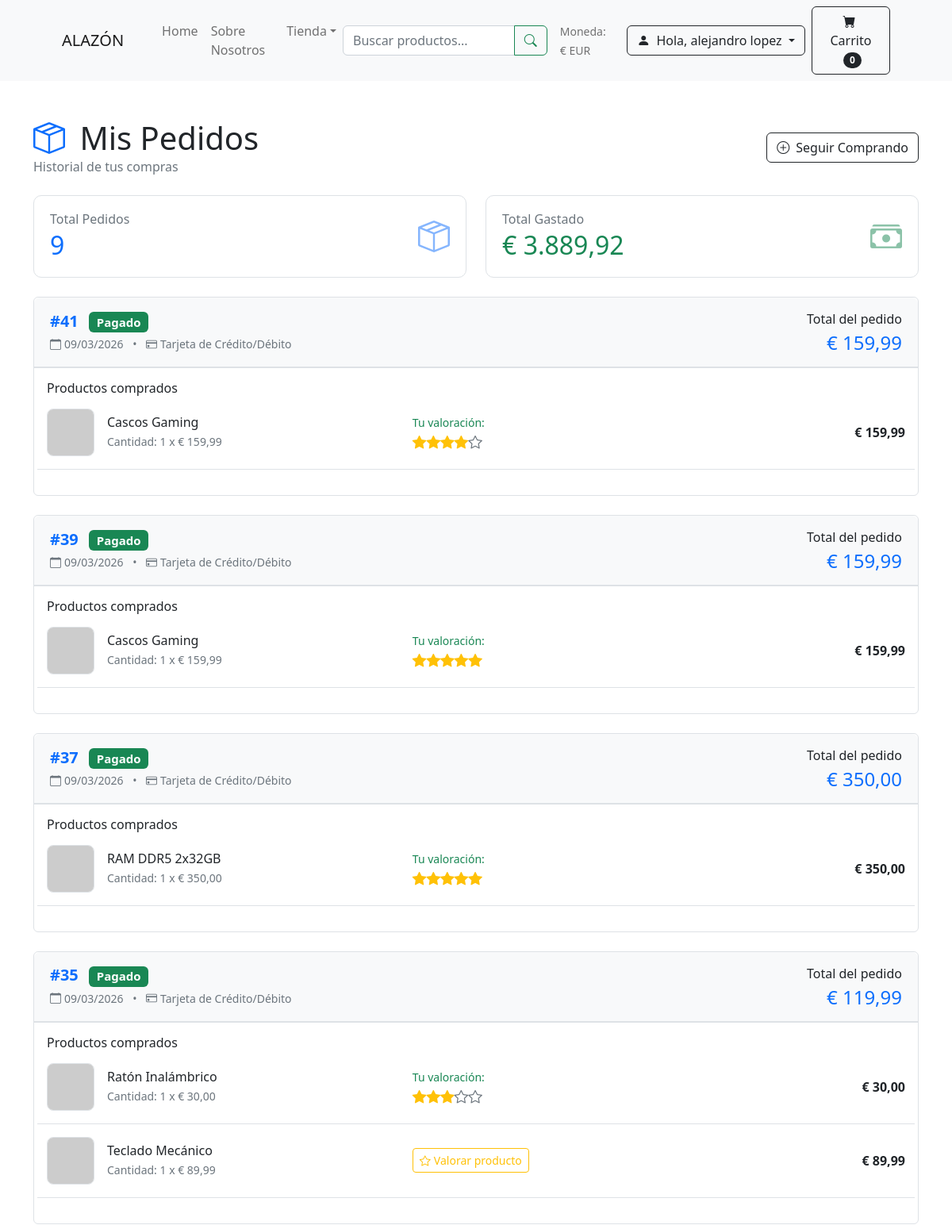
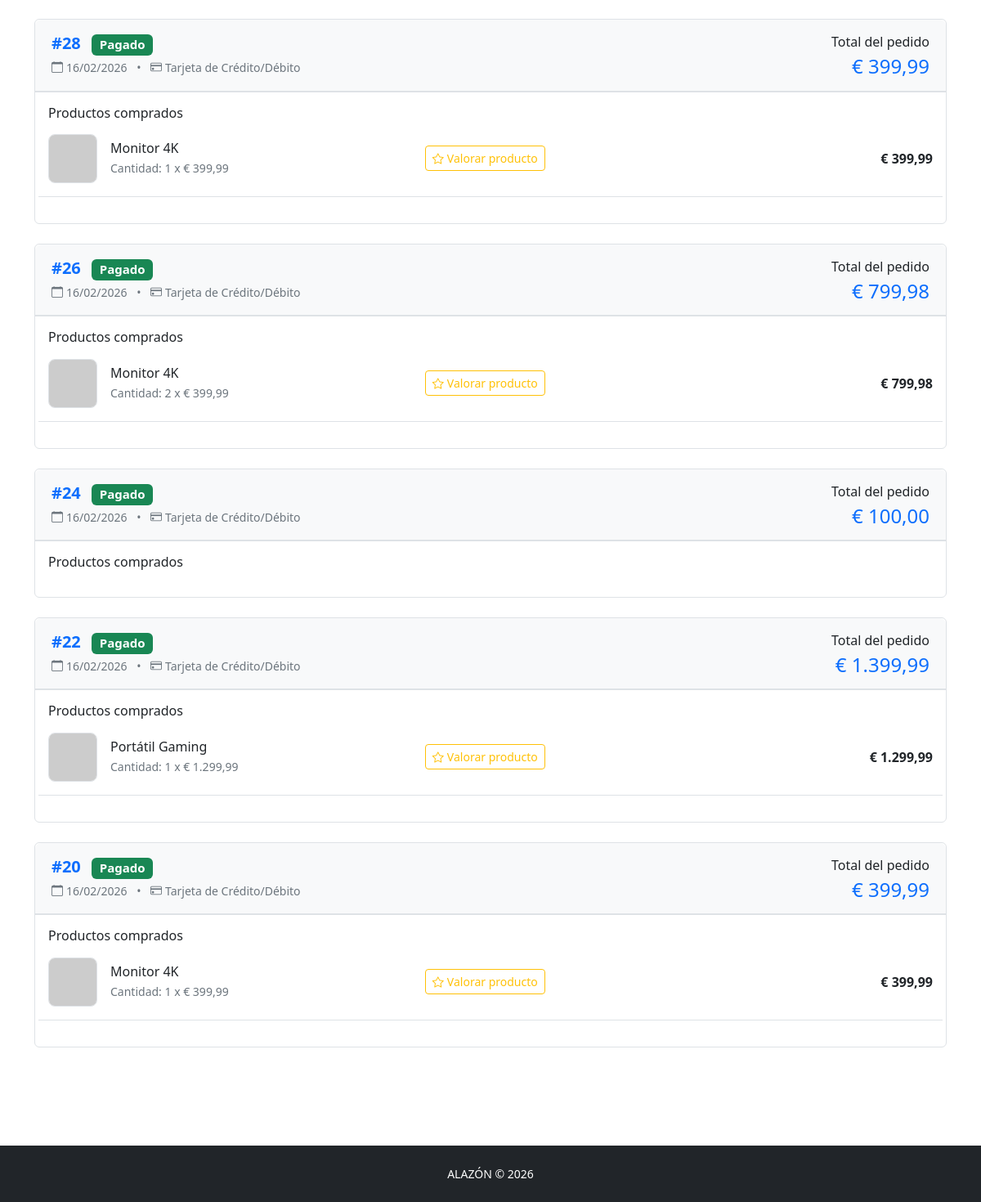
The app's page /mis_pedidos.php (signed in) with its own data (2 pictures, top to bottom).
### tables this page shows
CREATE TABLE IF NOT EXISTS `orders` (
  `id` int(11) NOT NULL AUTO_INCREMENT,
  `user_id` int(11) NOT NULL,
  `fecha` timestamp NOT NULL DEFAULT current_timestamp(),
  `total` decimal(10,2) DEFAULT 0.00,
  `estado` enum('carrito','pagado','enviado','cancelado') DEFAULT 'carrito',
  `direccion_envio` text DEFAULT NULL,
  `metodo_pago_id` int(11) DEFAULT NULL,
  PRIMARY KEY (`id`),
  KEY `user_id` (`user_id`),
  KEY `fk_orders_metodo_pago` (`metodo_pago_id`)
);

CREATE TABLE IF NOT EXISTS `metodos_pago` (
  `id` int(11) NOT NULL AUTO_INCREMENT,
  `nombre` varchar(100) NOT NULL,
  `descripcion` text DEFAULT NULL,
  `icono` varchar(50) DEFAULT NULL,
  `activo` tinyint(1) DEFAULT 1,
  `orden` int(11) DEFAULT 0,
  PRIMARY KEY (`id`)
);

CREATE TABLE IF NOT EXISTS `order_items` (
  `id` int(11) NOT NULL AUTO_INCREMENT,
  `order_id` int(11) NOT NULL,
  `product_id` int(11) NOT NULL,
  `cantidad` int(11) NOT NULL,
  `precio_unitario` decimal(10,2) NOT NULL,
  PRIMARY KEY (`id`),
  KEY `order_id` (`order_id`),
  KEY `product_id` (`product_id`)
);

CREATE TABLE IF NOT EXISTS `products` (
  `id` int(11) NOT NULL AUTO_INCREMENT,
  `category_id` int(11) DEFAULT NULL,
  `nombre` varchar(150) NOT NULL,
  `descripcion` text DEFAULT NULL,
  `imagen` varchar(255) DEFAULT NULL,
  `precio` decimal(10,2) NOT NULL,
  `stock` int(11) DEFAULT 0,
  `imagen_url` varchar(255) DEFAULT NULL,
  `estado` enum('activo','inactivo') DEFAULT 'activo',
  `fecha_creacion` timestamp NOT NULL DEFAULT current_timestamp(),
  `valoracion` decimal(3,2) DEFAULT 0.00,
  `num_valoraciones` int(11) DEFAULT 0,
  `en_rebaja` tinyint(1) DEFAULT 0,
  `precio_original` decimal(10,2) DEFAULT NULL,
  `porcentaje_rebaja` int(11) DEFAULT NULL,
  PRIMARY KEY (`id`),
  KEY `category_id` (`category_id`),
  KEY `idx_valoracion` (`valoracion`),
  KEY `idx_en_rebaja` (`en_rebaja`)
);

### mis_pedidos.php (the view, shortened to what the rows shown need)
<?php
require_once('session.php');
require_once('config.php');
$db = new Database();
$con = $db->getCon();
$sql_eliminar_ceros = "DELETE FROM orders WHERE user_id = '$user_id' AND total = 0 AND estado != 'carrito'";
mysqli_query($con, $sql_eliminar_ceros);
$sql_pedidos = "SELECT o.*,
                       mp.nombre as metodo_pago_nombre,
                       mp.icono as metodo_pago_icono,
                       (SELECT COUNT(*) FROM order_items WHERE order_id = o.id) as total_items,
                       (SELECT SUM(cantidad) FROM order_items WHERE order_id = o.id) as cantidad_total
                FROM orders o
                LEFT JOIN metodos_pago mp ON o.metodo_pago_id = mp.id
                WHERE o.user_id = '$user_id' AND o.estado != 'carrito' AND o.total > 0
                ORDER BY o.fecha DESC";
$result_pedidos = mysqli_query($con, $sql_pedidos);
$sql_stats = "SELECT COUNT(*) as total_pedidos, SUM(total) as total_gastado
              FROM orders
              WHERE user_id = '$user_id' AND estado != 'carrito' AND total > 0";
$result_stats = mysqli_query($con, $sql_stats);
$stats = mysqli_fetch_assoc($result_stats);
$total_pedidos = $stats['total_pedidos'] ?? 0;
$total_gastado = $stats['total_gastado'] ?? 0;
function getBadgeEstado($estado) {
    switch($estado) {
        case 'pagado': return '<span class="badge bg-success">Pagado</span>';
    }
}
function generarEstrellas($puntuacion = 0, $readonly = true) {
    $html = '<div class="valoracion-estrellas">';
    for ($i = 1; $i <= 5; $i++) {
        if ($readonly) {
            if ($i <= $puntuacion) {
                $html .= '<i class="bi-star-fill text-warning"></i>';
            } else {
                $html .= '<i class="bi-star text-secondary"></i>';
            }
        } else {
            $html .= '<i class="bi-star star-input" data-valor="' . $i . '"></i>';
        }
    }
    $html .= '</div>';
    return $html;
}
?>
<!DOCTYPE html>
<html lang="es">
<head>
    <link href="https://cdn.jsdelivr.net/npm/bootstrap@5.2.3/dist/css/bootstrap.min.css" rel="stylesheet">
    <link href="https://cdn.jsdelivr.net/npm/bootstrap-icons@1.10.0/font/bootstrap-icons.css" rel="stylesheet">
</head>
<body>
    <div class="container py-5">
        <div class="d-flex justify-content-between align-items-center mb-4">
            <div>
                <h1 class="mb-0">
                    <i class="bi-box-seam me-2 text-primary"></i>
                    Mis Pedidos
                </h1>
            </div>
        </div>
        <?php if ($total_pedidos > 0): ?>
        <div class="row g-4 mb-4">
            <div class="col-md-6">
                <div class="stats-card d-flex justify-content-between align-items-center">
                    <div>
                        <h2 class="text-primary mb-0"><?php echo $total_pedidos; ?></h2>
                    </div>
                </div>
            </div>
            <div class="col-md-6">
                <div class="stats-card d-flex justify-content-between align-items-center">
                    <div>
                        <h2 class="text-success mb-0">
                            <?php echo $moneda_simbolo; ?> <?php echo number_format($total_gastado, 2, ',', '.'); ?>
                        </h2>
                    </div>
                </div>
            </div>
        </div>
        <?php endif; ?>
        <?php if (mysqli_num_rows($result_pedidos) == 0): ?>
            <div class="empty-orders">
                <i class="bi-inbox"></i>
                <h3 class="mb-3">No tienes pedidos realizados</h3>
                <p class="text-muted mb-4">¡Explora nuestro catálogo y encuentra lo que buscas!</p>
                <a href="catalogo.php" class="btn btn-dark btn-lg">
                    <i class="bi-shop me-2"></i>Ir al Catálogo
                </a>
            </div>
        <?php else: ?>
            <div class="row">
                <?php while ($pedido = mysqli_fetch_assoc($result_pedidos)):
                    $fecha_formateada = date('d/m/Y', strtotime($pedido['fecha']));
                    $sql_productos = "SELECT oi.*, p.nombre, p.imagen, p.id as product_id,
                                             (SELECT COUNT(*) FROM valoraciones v
                                              WHERE v.product_id = p.id
                                              AND v.order_id = oi.order_id
                                              AND v.user_id = '$user_id') as ya_valorado,
                                             (SELECT puntuacion FROM valoraciones v
                                              WHERE v.product_id = p.id
                                              AND v.order_id = oi.order_id
                                              AND v.user_id = '$user_id') as puntuacion_usuario
                                     FROM order_items oi
                                     JOIN products p ON oi.product_id = p.id
                                     WHERE oi.order_id = {$pedido['id']}
                                     ORDER BY oi.id ASC";
                    $result_productos = mysqli_query($con, $sql_productos);
                    $productos = [];
                    while ($prod = mysqli_fetch_assoc($result_productos)) {
                        $imagen_url = 'https://dummyimage.com/60x60/dee2e6/6c757d.jpg';
                        $prod['imagen_url'] = $imagen_url;
                        $productos[] = $prod;
                    }
                ?>
                    <div class="col-12 mb-4">
                        <div class="card">
                            <div class="order-header d-flex justify-content-between align-items-center">
                                <div>
                                    <h5 class="mb-1">
                                        <span class="order-id">#<?php echo $pedido['id']; ?></span>
                                        <span class="ms-2"><?php echo getBadgeEstado($pedido['estado']); ?></span>
                                    </h5>
                                    <p class="text-muted mb-0 small">
                                        <i class="bi-calendar me-1"></i><?php echo $fecha_formateada; ?>
                                        <?php if ($pedido['metodo_pago_nombre']): ?>
                                            <span class="mx-2">•</span>
                                            <i class="bi-credit-card me-1"></i><?php echo $pedido['metodo_pago_nombre']; ?>
                                        <?php endif; ?>
                                    </p>
                                </div>
                                <div class="text-end">
                                    <div class="mb-1">Total del pedido</div>
                                    <h4 class="text-primary mb-0">
                                        <?php echo $moneda_simbolo; ?> <?php echo number_format($pedido['total'], 2, ',', '.'); ?>
                                    </h4>
                                </div>
                            </div>
                            <div class="card-body">
                                <h6 class="mb-3">Productos comprados</h6>
                                <?php foreach ($productos as $producto): ?>
                                    <div class="row align-items-center mb-3 pb-3 border-bottom">
                                        <div class="col-md-5">
                                            <div class="d-flex align-items-center">
                                                <img src="<?php echo $producto['imagen_url']; ?>"
                                                     alt="<?php echo htmlspecialchars($producto['nombre']); ?>"
                                                     class="product-image me-3">
                                                <div>
                                                    <h6 class="mb-1"><?php echo htmlspecialchars($producto['nombre']); ?></h6>
                                                    <div class="text-muted small">
                                                        Cantidad: <?php echo $producto['cantidad']; ?> x
                                                        <?php echo $moneda_simbolo; ?> <?php echo number_format($producto['precio_unitario'], 2, ',', '.'); ?>
                                                    </div>
                                                </div>
                                            </div>
                                        </div>
                                        <div class="col-md-4">
                                            <?php if ($pedido['estado'] != 'cancelado'): ?>
                                                <?php if ($producto['ya_valorado'] > 0): ?>
                                                    <div class="text-success">
                                                        <small>Tu valoración:</small>
                                                        <div class="valoracion-estrellas">
                                                            <?php echo generarEstrellas($producto['puntuacion_usuario'], true); ?>
                                                        </div>
                                                    </div>
                                                <?php else: ?>
                                                    <button class="btn btn-outline-warning btn-sm"
                                                            onclick="abrirValoracion(<?php echo $producto['product_id']; ?>, <?php echo $pedido['id']; ?>, '<?php echo htmlspecialchars($producto['nombre']); ?>')">
                                                        <i class="bi-star me-1"></i>Valorar producto
                                                    </button>
                                                <?php endif; ?>
                                            <?php else: ?>
                                                <span class="text-danger small">
                                                    <i class="bi-exclamation-triangle me-1"></i>Pedido cancelado
                                                </span>
                                            <?php endif; ?>
                                        </div>
                                        <div class="col-md-3 text-end">
                                            <span class="fw-bold">
                                                <?php echo $moneda_simbolo; ?> <?php echo number_format($producto['precio_unitario'] * $producto['cantidad'], 2, ',', '.'); ?>
                                            </span>
                                        </div>
                                    </div>
                                <?php endforeach; ?>
                            </div>
                        </div>
                    </div>
                <?php endwhile; ?>
            </div>
        <?php endif; ?>
    </div>
</body>
</html>

### records on screen
orders: id "41", estado "Pagado", fecha "09/03/2026", metodo_pago.nombre "Tarjeta de Crédito/Débito", moneda_simbolo "€", total "159,99"
order_items: product.nombre "Cascos Gaming", cantidad "1", moneda_simbolo "€", precio_unitario "159,99", $producto['precio_unitario'] * $producto['cantidad'] "159,99"
orders: id "39", estado "Pagado", fecha "09/03/2026", metodo_pago.nombre "Tarjeta de Crédito/Débito", moneda_simbolo "€", total "159,99"
order_items: product.nombre "Cascos Gaming", cantidad "1", moneda_simbolo "€", precio_unitario "159,99", $producto['precio_unitario'] * $producto['cantidad'] "159,99"
orders: id "37", estado "Pagado", fecha "09/03/2026", metodo_pago.nombre "Tarjeta de Crédito/Débito", moneda_simbolo "€", total "350,00"
order_items: product.nombre "RAM DDR5 2x32GB", cantidad "1", moneda_simbolo "€", precio_unitario "350,00", $producto['precio_unitario'] * $producto['cantidad'] "350,00"
orders: id "35", estado "Pagado", fecha "09/03/2026", metodo_pago.nombre "Tarjeta de Crédito/Débito", moneda_simbolo "€", total "119,99"
order_items: product.nombre "Ratón Inalámbrico", cantidad "1", moneda_simbolo "€", precio_unitario "30,00", $producto['precio_unitario'] * $producto['cantidad'] "30,00"
order_items: product.nombre "Teclado Mecánico", cantidad "1", moneda_simbolo "€", precio_unitario "89,99", $producto['precio_unitario'] * $producto['cantidad'] "89,99"
orders: id "28", estado "Pagado", fecha "16/02/2026", metodo_pago.nombre "Tarjeta de Crédito/Débito", moneda_simbolo "€", total "399,99"
order_items: product.nombre "Monitor 4K", cantidad "1", moneda_simbolo "€", precio_unitario "399,99", $producto['precio_unitario'] * $producto['cantidad'] "399,99"
orders: id "26", estado "Pagado", fecha "16/02/2026", metodo_pago.nombre "Tarjeta de Crédito/Débito", moneda_simbolo "€", total "799,98"
order_items: product.nombre "Monitor 4K", cantidad "2", moneda_simbolo "€", precio_unitario "399,99", $producto['precio_unitario'] * $producto['cantidad'] "799,98"
orders: id "24", estado "Pagado", fecha "16/02/2026", metodo_pago.nombre "Tarjeta de Crédito/Débito", moneda_simbolo "€", total "100,00"
orders: id "22", estado "Pagado", fecha "16/02/2026", metodo_pago.nombre "Tarjeta de Crédito/Débito", moneda_simbolo "€", total "1.399,99"
order_items: product.nombre "Portátil Gaming", cantidad "1", moneda_simbolo "€", precio_unitario "1.299,99", $producto['precio_unitario'] * $producto['cantidad'] "1.299,99"
orders: id "20", estado "Pagado", fecha "16/02/2026", metodo_pago.nombre "Tarjeta de Crédito/Débito", moneda_simbolo "€", total "399,99"
order_items: product.nombre "Monitor 4K", cantidad "1", moneda_simbolo "€", precio_unitario "399,99", $producto['precio_unitario'] * $producto['cantidad'] "399,99"

### other values on screen
$moneda_simbolo "€"
$moneda_codigo "EUR"
$usuario "alejandro lopez"
$total_pedidos "9"
$total_gastado "3.889,92"
